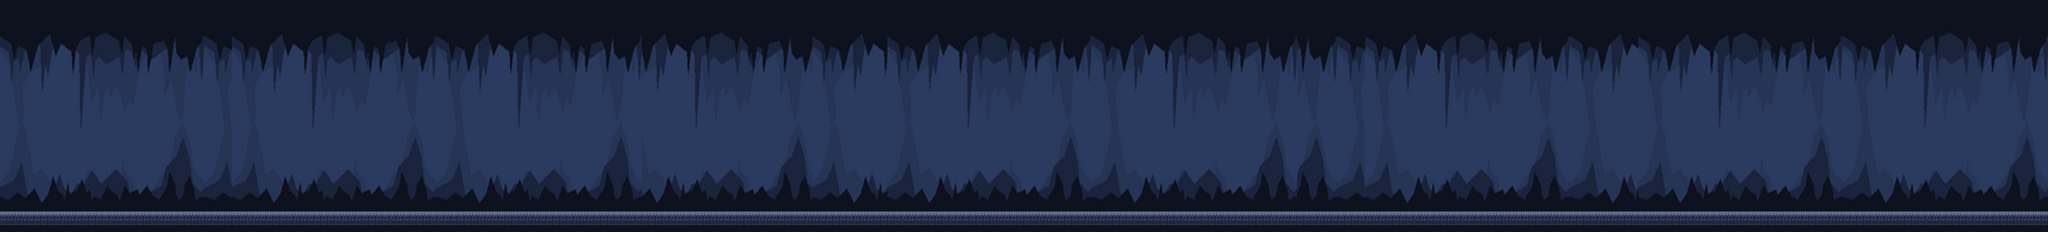

This is a level from a 2D game, rendered from its Tiled map with the project's own tilesets. A one-line summary and the map file follow, with tile-layer data summarised:
An orthogonal 300x34 tile map with 32x32 px tiles, 2 tile layers (background, test1), 2 tilesets.

<map version="1.9" tiledversion="1.9.2" orientation="orthogonal" renderorder="right-down" width="300" height="34" tilewidth="32" tileheight="32" infinite="0" nextlayerid="3" nextobjectid="1">
 <tileset firstgid="1" source="../tsx/background.tsx" />
 <tileset firstgid="2041" source="../tsx/stone.tsx" />
 <layer id="1" name="background" width="300" height="34">
  <data>[10200 cells, 9600 non-empty, 1920 distinct tile ids]</data>
 </layer>
 <layer id="2" name="test1" width="300" height="34">
  <data>[10200 cells, 600 non-empty, 2 distinct tile ids]</data>
 </layer>
</map>
